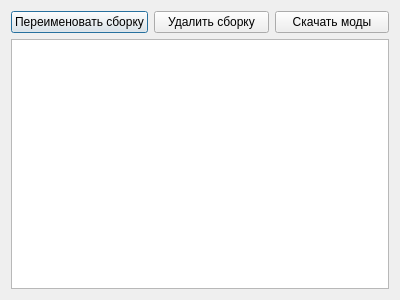
<?xml version="1.0" encoding="UTF-8"?>
<ui version="4.0">
 <class>Dialog</class>
 <widget class="QDialog" name="Dialog">
  <property name="geometry">
   <rect>
    <x>0</x>
    <y>0</y>
    <width>400</width>
    <height>300</height>
   </rect>
  </property>
  <property name="windowTitle">
   <string>Сборка</string>
  </property>
  <layout class="QGridLayout" name="gridLayout">
   <item row="0" column="0">
    <layout class="QHBoxLayout" name="horizontalLayout">
     <property name="sizeConstraint">
      <enum>QLayout::SetDefaultConstraint</enum>
     </property>
     <item>
      <widget class="QPushButton" name="renamePack">
       <property name="text">
        <string>Переименовать сборку</string>
       </property>
      </widget>
     </item>
     <item>
      <widget class="QPushButton" name="deletePack">
       <property name="text">
        <string>Удалить сборку</string>
       </property>
      </widget>
     </item>
     <item>
      <widget class="QPushButton" name="downloadMods">
       <property name="text">
        <string>Скачать моды</string>
       </property>
       <property name="default">
        <bool>false</bool>
       </property>
       <property name="flat">
        <bool>false</bool>
       </property>
      </widget>
     </item>
    </layout>
   </item>
   <item row="1" column="0">
    <widget class="QListWidget" name="mods">
     <property name="contextMenuPolicy">
      <enum>Qt::CustomContextMenu</enum>
     </property>
     <property name="editTriggers">
      <set>QAbstractItemView::NoEditTriggers</set>
     </property>
    </widget>
   </item>
  </layout>
 </widget>
 <resources/>
 <connections/>
</ui>
